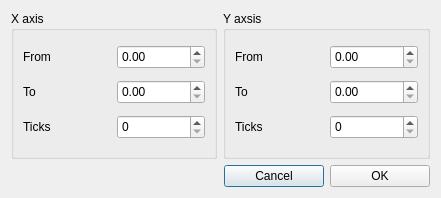
<?xml version="1.0" encoding="UTF-8"?>
<ui version="4.0">
 <class>AxisScaleDialog</class>
 <widget class="QDialog" name="AxisScaleDialog">
  <property name="geometry">
   <rect>
    <x>0</x>
    <y>0</y>
    <width>441</width>
    <height>198</height>
   </rect>
  </property>
  <property name="windowTitle">
   <string>Configure Axis Scaling</string>
  </property>
  <layout class="QGridLayout" name="gridLayout_4">
   <item row="0" column="0">
    <widget class="QGroupBox" name="groupBox">
     <property name="title">
      <string>X axis</string>
     </property>
     <layout class="QGridLayout" name="gridLayout">
      <item row="0" column="0">
       <widget class="QLabel" name="label">
        <property name="text">
         <string>From</string>
        </property>
       </widget>
      </item>
      <item row="0" column="1">
       <widget class="QDoubleSpinBox" name="doubleSpinBox">
        <property name="minimumSize">
         <size>
          <width>62</width>
          <height>24</height>
         </size>
        </property>
       </widget>
      </item>
      <item row="1" column="0">
       <widget class="QLabel" name="label_2">
        <property name="text">
         <string>To</string>
        </property>
       </widget>
      </item>
      <item row="1" column="1">
       <widget class="QDoubleSpinBox" name="doubleSpinBox_2">
        <property name="minimumSize">
         <size>
          <width>62</width>
          <height>24</height>
         </size>
        </property>
       </widget>
      </item>
      <item row="2" column="0">
       <widget class="QLabel" name="label_3">
        <property name="text">
         <string>Ticks</string>
        </property>
       </widget>
      </item>
      <item row="2" column="1">
       <widget class="QSpinBox" name="spinBox">
        <property name="minimumSize">
         <size>
          <width>62</width>
          <height>24</height>
         </size>
        </property>
       </widget>
      </item>
     </layout>
    </widget>
   </item>
   <item row="0" column="1">
    <widget class="QGroupBox" name="groupBox_2">
     <property name="title">
      <string>Y axsis</string>
     </property>
     <layout class="QGridLayout" name="gridLayout_2">
      <item row="0" column="0">
       <widget class="QLabel" name="label_6">
        <property name="text">
         <string>From</string>
        </property>
       </widget>
      </item>
      <item row="0" column="1">
       <widget class="QDoubleSpinBox" name="doubleSpinBox_3">
        <property name="minimumSize">
         <size>
          <width>62</width>
          <height>24</height>
         </size>
        </property>
       </widget>
      </item>
      <item row="1" column="0">
       <widget class="QLabel" name="label_5">
        <property name="text">
         <string>To</string>
        </property>
       </widget>
      </item>
      <item row="1" column="1">
       <widget class="QDoubleSpinBox" name="doubleSpinBox_4">
        <property name="minimumSize">
         <size>
          <width>62</width>
          <height>24</height>
         </size>
        </property>
       </widget>
      </item>
      <item row="2" column="0">
       <widget class="QLabel" name="label_4">
        <property name="text">
         <string>Ticks</string>
        </property>
       </widget>
      </item>
      <item row="2" column="1">
       <widget class="QSpinBox" name="spinBox_2">
        <property name="minimumSize">
         <size>
          <width>62</width>
          <height>24</height>
         </size>
        </property>
       </widget>
      </item>
     </layout>
    </widget>
   </item>
   <item row="1" column="0" colspan="2">
    <layout class="QGridLayout" name="gridLayout_3">
     <item row="0" column="2">
      <widget class="QPushButton" name="cancel">
       <property name="minimumSize">
        <size>
         <width>100</width>
         <height>0</height>
        </size>
       </property>
       <property name="maximumSize">
        <size>
         <width>100</width>
         <height>16777215</height>
        </size>
       </property>
       <property name="text">
        <string>Cancel</string>
       </property>
      </widget>
     </item>
     <item row="0" column="3">
      <widget class="QPushButton" name="ok">
       <property name="minimumSize">
        <size>
         <width>100</width>
         <height>0</height>
        </size>
       </property>
       <property name="maximumSize">
        <size>
         <width>100</width>
         <height>16777215</height>
        </size>
       </property>
       <property name="text">
        <string>OK</string>
       </property>
      </widget>
     </item>
     <item row="0" column="1">
      <spacer name="horizontalSpacer_5">
       <property name="orientation">
        <enum>Qt::Horizontal</enum>
       </property>
       <property name="sizeHint" stdset="0">
        <size>
         <width>318</width>
         <height>20</height>
        </size>
       </property>
      </spacer>
     </item>
    </layout>
   </item>
  </layout>
 </widget>
 <resources/>
 <connections/>
</ui>
